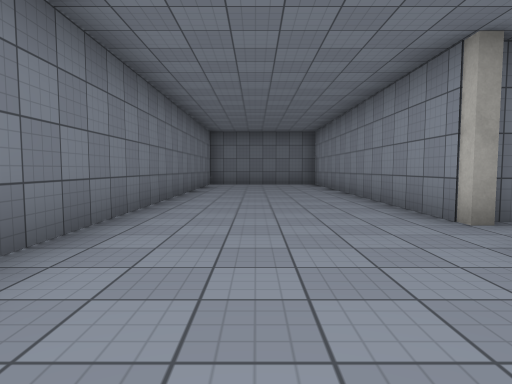
[1] (above)

19 first-person views from a walk through a Unity game level. The camera is 1.2 m above the floor, tilts 4° down and sees 75° across. The floor is counted in squares, 2 m on a side. Each view is taken from the middle of a square. On the plan, view 1 faces up. The plan holds only what a view shows up to about 10 squares ahead; the rest is blank. The place goes on beyond the plan. The player character is not drawn. Some surface patterns are stand-ins.

[2]
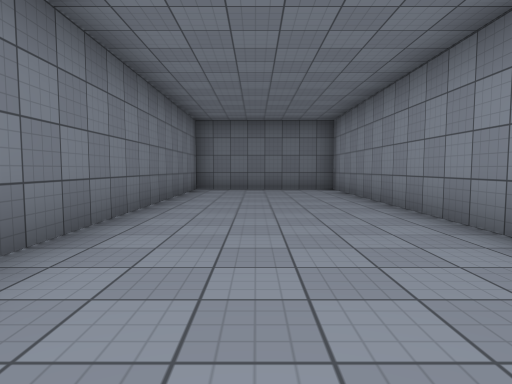

[3]
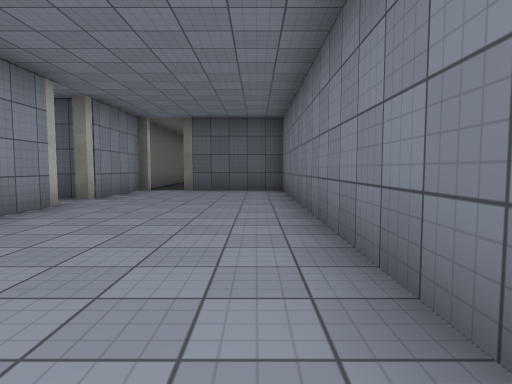

[4]
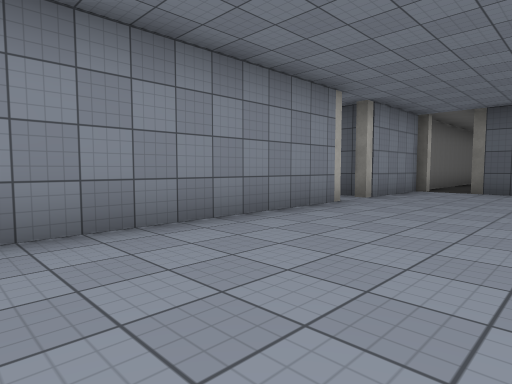

[5]
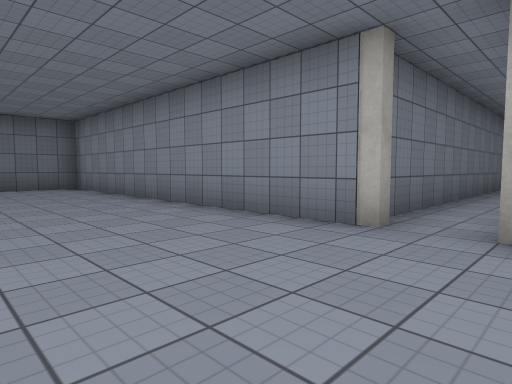

[6]
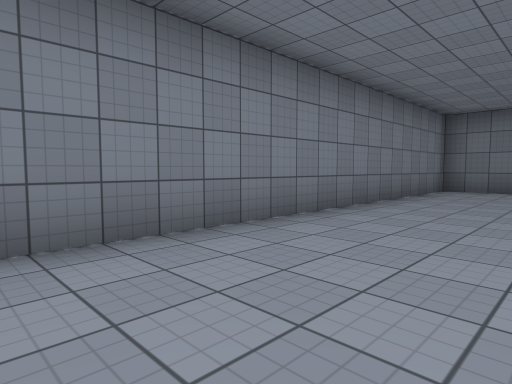

[7]
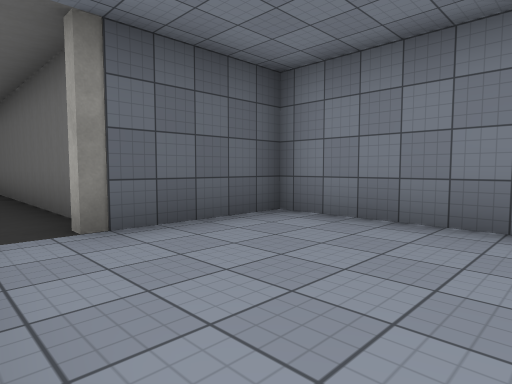

[8]
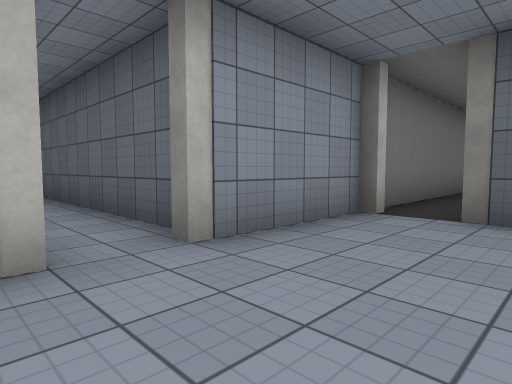

[9]
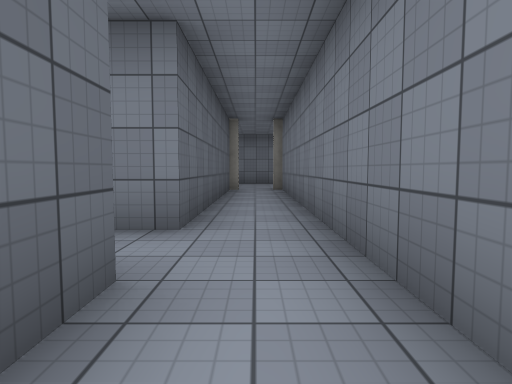

[10]
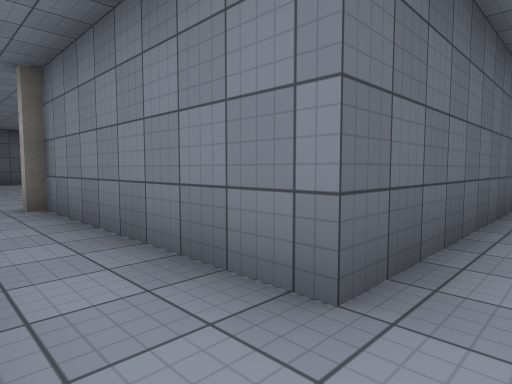

[11]
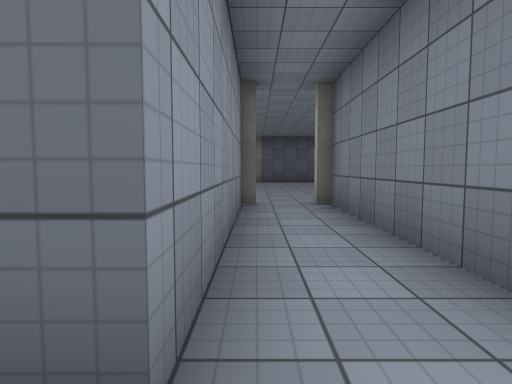

[12]
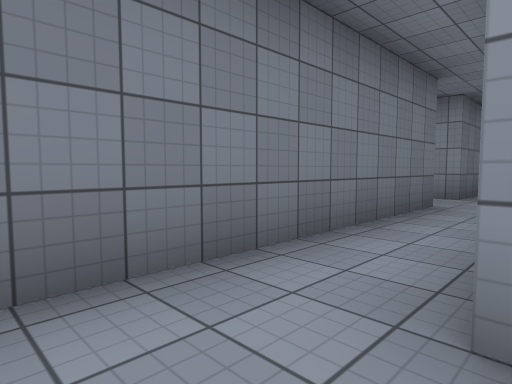

[13]
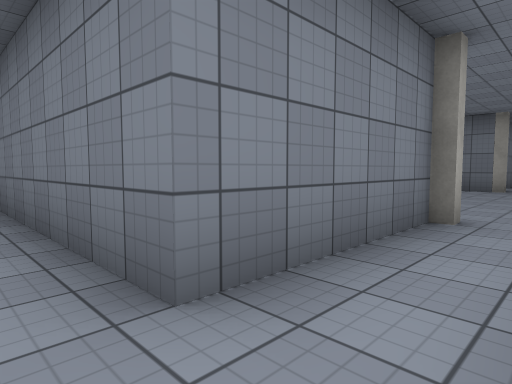

[14]
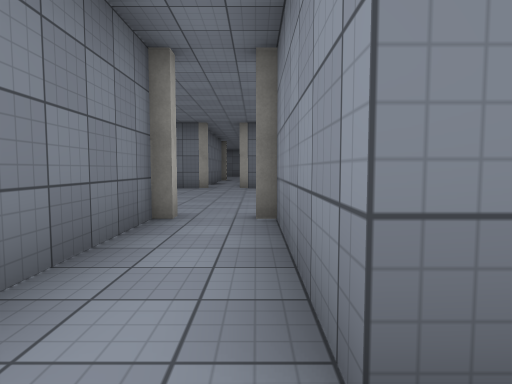

[15]
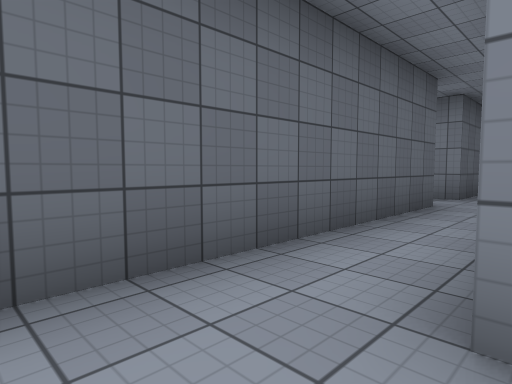

[16]
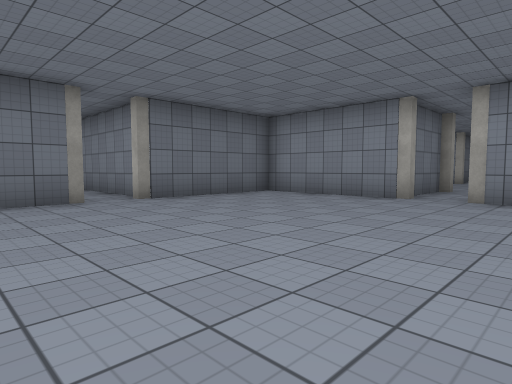

[17]
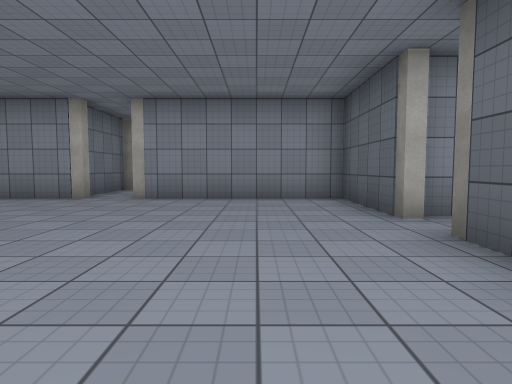

[18]
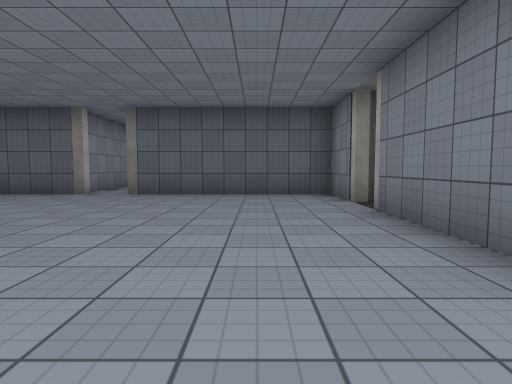

[19]
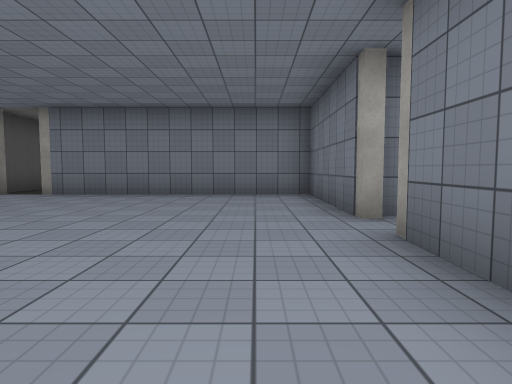

### Floor plan
Ten units are one square. View 1 is at (0, 0); x grows to the right and y downward. Boxes are objects, and circles mark ways between rooms. Rooms are numbered by the first view taken in them; rooms with no view inside come last. Other rooms are left out.
<svg viewBox="-22 -132 190 255">
<path fill="none" stroke="#000" d="M23 -34 23 -127 -17 -127 -17 2 10 2M23 4 23 -25M163 -37 163 -70M148 -70 148 -37 106 -37M102 -23 159 -23M106 -37 26 -37M102 24 102 -23M26 -23 87 -23 87 25M91 27 52 27 52 90M138 66 138 27 100 27M52 102 52 118 100 118M109 118 138 118 138 75"/>
<circle cx="30" cy="-30" r="3" fill="#2a7"/>
<circle cx="110" cy="-30" r="3" fill="#2a7"/>
<circle cx="90" cy="20" r="3" fill="#2a7"/>
<text x="0" y="-60">1</text>
<text x="150" y="-40">2</text>
<text x="90" y="-20">3</text>
<text x="90" y="70">4</text>
</svg>
Room 1 opens to room 3. Room 2 opens to room 3. Room 3 opens to room 4.

Where each view was taken, in squares from view 1:
view 1: 0 up, 0 right, facing up
view 2: 3 up, 0 right, facing up
view 3: 9 up, 1 left, facing down
view 4: 9 up, 1 left, facing down-right
view 5: 2 up, 1 left, facing up-right
view 6: 3 up, 1 right, facing up-left
view 7: 3 up, 2 right, facing down-left
view 8: 4 up, 0 right, facing down-right
view 9: 3 up, 12 right, facing left
view 10: 3 up, 10 right, facing down-left
view 11: 3 up, 10 right, facing down
view 12: 2 up, 9 right, facing up-right
view 13: 3 up, 16 right, facing up-left
view 14: 3 up, 16 right, facing up
view 15: 4 up, 16 right, facing down-left
view 16: 9 down, 7 right, facing up-right
view 17: 10 down, 7 right, facing right
view 18: 4 down, 7 right, facing down
view 19: 4 down, 13 right, facing left
